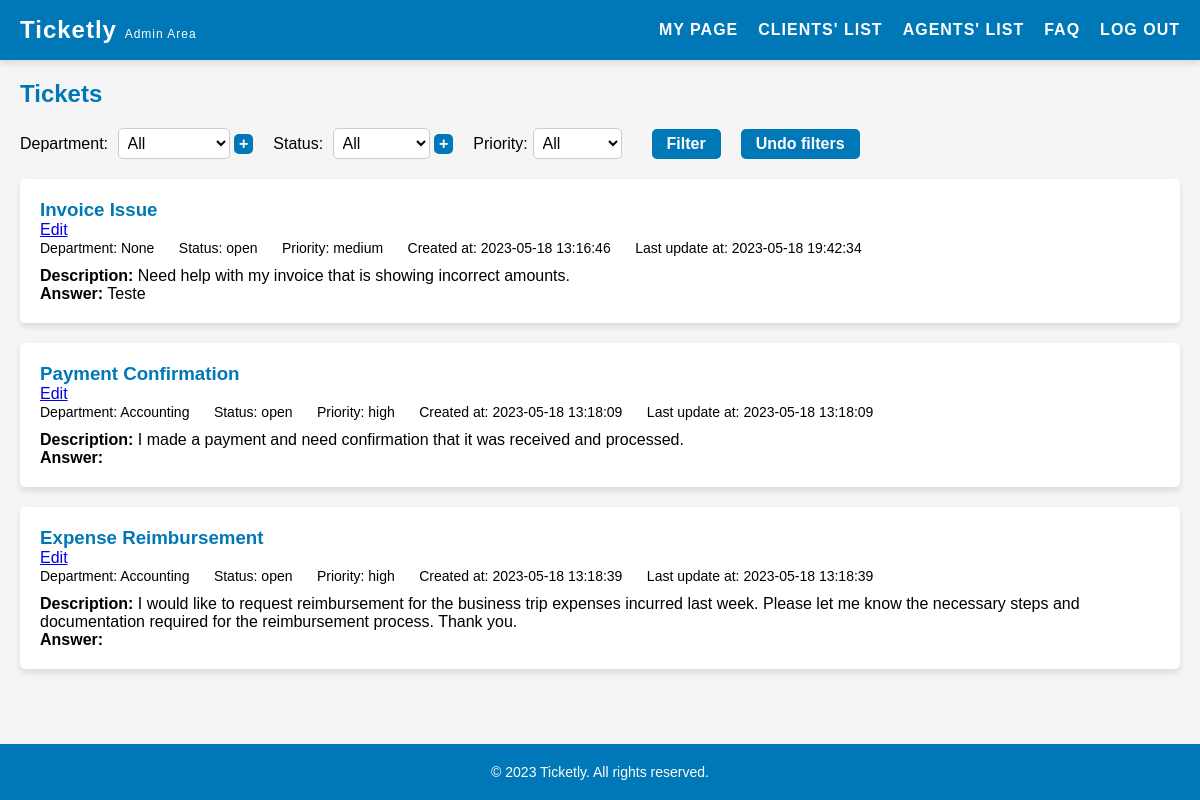
/pages/admin.php (signed in), run on an earlier commit of the app's database.
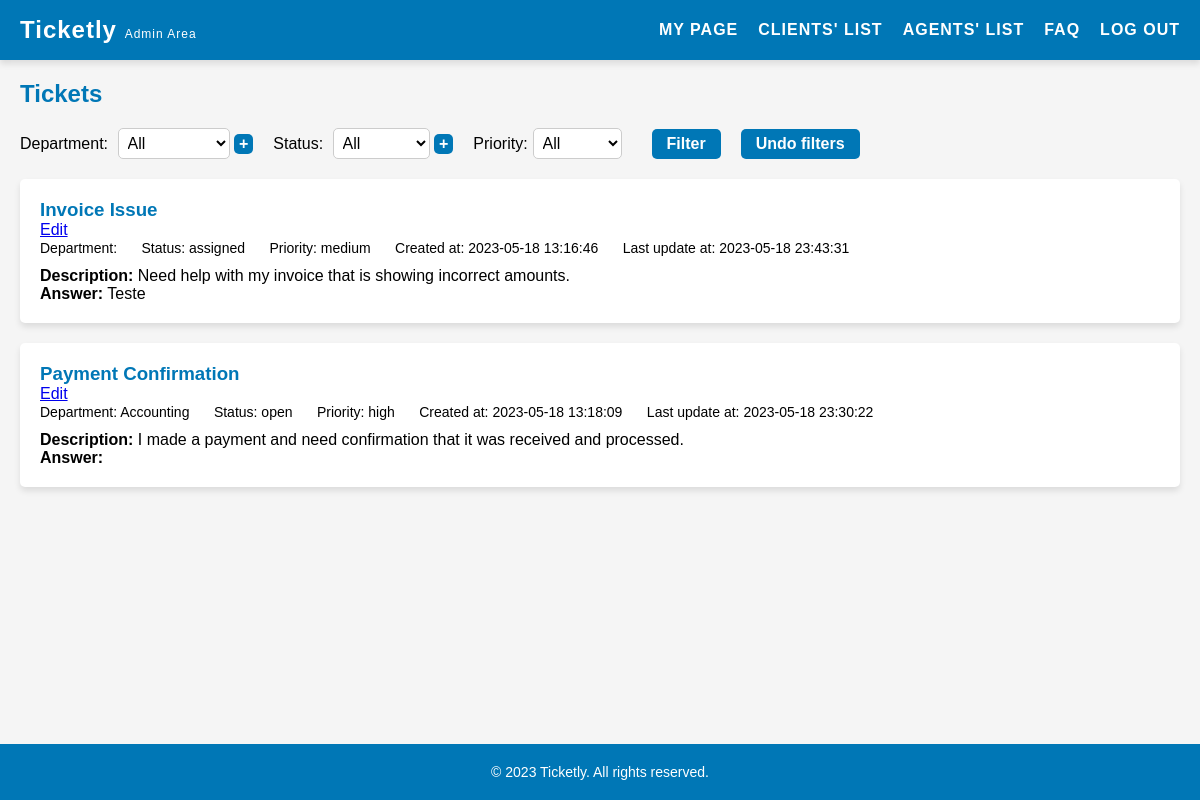
And on a later commit of the database.
### tables this page shows
CREATE TABLE "tickets" (
    id INTEGER PRIMARY KEY AUTOINCREMENT,
    title VARCHAR(255) NOT NULL,
    description TEXT NOT NULL,
    answer TEXT,
    client_id INTEGER NOT NULL,
    agent_id INTEGER,
    priority VARCHAR(10) NOT NULL DEFAULT 'medium' CHECK (priority IN ('low', 'medium', 'high')),
    created_at DATETIME NOT NULL,
    updated_at DATETIME NOT NULL,
    department_id INTEGER,
    status_id INTEGER NOT NULL DEFAULT 1,
    FOREIGN KEY(status_id) REFERENCES status(id),
    FOREIGN KEY(client_id) REFERENCES users(id),
    FOREIGN KEY(agent_id) REFERENCES users(id),
    FOREIGN KEY(department_id) REFERENCES departments(id)
);

CREATE TABLE departments (
    id INTEGER PRIMARY KEY AUTOINCREMENT,
    name VARCHAR(255) NOT NULL UNIQUE
);

CREATE TABLE status (
    id INTEGER PRIMARY KEY AUTOINCREMENT,
    name VARCHAR(255) NOT NULL UNIQUE
);

### pages/admin.php (called while the page is built, shortened)
<?php
    $session = new Session();
    require_once(__DIR__ . '/../templates/admin.tpl.php');
    drawAdmin($session);
?>

### database/departments.class.php (called while the page is built, shortened)
<?php
    function getDepartmentsNameById(PDO $db, int $id): string {
        $stmt = $db->prepare('SELECT name FROM departments WHERE id = :id');
        $stmt->bindValue(':id', $id, PDO::PARAM_INT);
        $stmt->execute();
        $row = $stmt->fetch(PDO::FETCH_ASSOC);
        if ($row) {
            return $row['name'];
        }
        return '';
    }
?>

### database/status.class.php (called while the page is built, shortened)
<?php
    function getStatusNameById(PDO $db, int $id): string {
        $stmt = $db->prepare('SELECT name FROM status WHERE id = :id');
        $stmt->bindValue(':id', $id, PDO::PARAM_INT);
        $stmt->execute();
        $row = $stmt->fetch(PDO::FETCH_ASSOC);
        if ($row) {
            return $row['name'];
        }
        return '';
    }
?>

### templates/admin.tpl.php (the view, shortened to what this page needs)
<?php
function drawAdmin(Session $session)
{
    require_once __DIR__ . '/../database/tickets.class.php';
    require_once __DIR__ . '/../database/connection.db.php';
    require_once __DIR__ . '/../database/departments.class.php';
    require_once __DIR__ . '/../database/status.class.php';
    $db = getDatabaseConnection();
    $stmt = $db->prepare('SELECT * FROM tickets');
    $stmt->execute();
    $tickets = $stmt->fetchAll(PDO::FETCH_ASSOC);
?>
<!DOCTYPE html>
<html>
<head>
<link rel="stylesheet" href="../style/admin.css">
<link rel="stylesheet" href="../style/header.css">
</head>
<body>
<header>
    <h1>Ticketly <span class="smaller">Admin Area</span></h1>
    <nav>
    <ul>
        <li><a href="myPage.php">My Page</a></li>
        <li><a href="listClients.php">Clients' List</a></li>
        <li><a href="listAgents.php">Agents' List</a></li>
        <li><a href="faq.php">FAQ</a></li>
        <li><a href="../actions/action_logout.php">Log out</a></li>
    </ul>
    </nav>
</header>
<main>
    <section id="my-tickets">
    <h2>Tickets</h2>
    <div class="filters">
        <div id="department-filter" class="filter-container">
            <label for="department-filter">Department:</label>
            <select id="department-filter">
                <option value="all">All</option>
            </select>
            <button id="add-department" onclick="showAddDepartment()">+</button>
        </div>
        <div id="status-filter" class="filter-container">
            <label for="status-filter">Status:</label>
            <select id="status-filter">
                <option value="all">All</option>
            </select>
            <button id="add-status" onclick="showAddStatus()">+</button>
        </div>
        <label for="priority-filter">Priority:</label>
        <select id="priority-filter">
            <option value="all">All</option>
        </select>
        <button id="filter">Filter</button>
        <button id="undo-filter">Undo filters</button>
    </div>
    <div class="ticket-container">
        <?php foreach ($tickets as $ticket) { ?>
            <div class="ticket" data-department="<?= $ticket['department_id'] ?>" data-status="<?= $ticket['status_id'] ?>" data-priority="<?= $ticket['priority'] ?>">
                <div class="ticket-top">
                    <h3 class="ticket-subject"><?= $ticket['title'] ?></h3>
                    <a href="editTicket.php?id=<?= $ticket['id'] ?>" class="edit-button">Edit</a>
                </div>
                <div class="ticket-info">
                    <span class="ticket-department">Department: <?= getDepartmentsNameById($db, $ticket['department_id']) ?></span>
                    <span class="ticket-status">Status: <?= getStatusNameById($db, $ticket['status_id']) ?></span>
                    <span class="ticket-priority">Priority: <?= $ticket['priority'] ?></span>
                    <span class="ticket-createdAt">Created at: <?= $ticket['created_at'] ?></span>
                    <span class="ticket-updatedAt">Last update at: <?= $ticket['updated_at'] ?></span>
                </div>
                <div class="ticket-details">
                    <p class="ticket-summary"><strong>Description:</strong> <?= $ticket['description'] ?></p>
                    <p class="ticket-answer"><strong>Answer:</strong> <?= $ticket['answer'] ?></p>
                </div>
            </div>
        <?php } ?>
        </section>
</main>
<?php include '../templates/footer.tpl.php';?>
</body>
</html>
<?php } ?>

### templates/footer.tpl.php
<!DOCTYPE html>
<html>
    <link rel="stylesheet" href="../style/footer.css">
    <footer>
        <p>&copy; 2023 Ticketly. All rights reserved.</p>
    </footer>
<html>

### style/admin.css (style rules this page uses)
main { padding: 20px; }
section { margin-bottom: 40px; }
section h2 { color: #0077b6; margin-bottom: 20px; }
#my-tickets { margin-bottom: 80px; }
.filters { display: flex; align-items: center; justify-content: flex-start; margin-bottom: 20px; }
.filters label { font-size: 16px; margin-right: 5px; }
.filters select { font-size: 16px; padding: 5px; border-radius: 5px; border: 1px solid #ccc; background-color: #fff; }
#priority-filter { margin-right: 20px; }
.filters button { font-size: 16px; padding: 6px 15px; background-color: #0077b6; color: #fff; border-radius: 5px; border: none; margin-left: 10px; cursor: pointer; white-space: nowrap; font-weight: bold; margin-right: 10px; }
#add-department, #add-status { padding: 1px 5px; margin-left: auto; margin-right: 20px; }
.filter-container { position: relative; }
.ticket-container { margin-top: 10px; position: relative; }
.ticket { box-shadow: 0 4px 6px rgba(0, 0, 0, 0.1); padding: 20px; background-color: #fff; margin-bottom: 20px; border-radius: 5px; }
.ticket h3 { margin-top: 0; color: #0077b6; }
.ticket-info { margin-bottom: 10px; }
.ticket-info span { display: inline-block; margin-right: 20px; font-size: 14px; }
.ticket-summary { font-size: 16px; }

### style/header.css (style rules this page uses)
* { box-sizing: border-box; margin: 0; padding: 0; }
body { font-family: Arial, sans-serif; background-color: #f5f5f5; }
header { background-color: #0077b6; color: #fff; display: flex; justify-content: space-between; align-items: center; padding: 20px; height: 60px; box-shadow: 0 4px 6px rgba(0, 0, 0, 0.1); }
header h1 { font-size: 24px; letter-spacing: 1px; }
header nav ul { display: flex; list-style-type: none; }
header nav li:not(:last-child) { margin-right: 20px; }
header nav a { color: #fff; text-decoration: none; font-size: 16px; letter-spacing: 1px; text-transform: uppercase; font-weight: 600; transition: color 0.3s ease; }
.smaller { font-size: 0.5em; font-weight: lighter; }

### style/footer.css (style rules this page uses)
footer { position: fixed; bottom: 0; left: 0; width: 100%; background-color: #0077b6; color: #fff; text-align: center; padding: 20px; font-size: 14px; margin: 0; }
footer p { margin: 0; }

What changed in the data, as far as the page shows it:
removed tickets: title "Expense Reimbursement", department.name "Accounting", status.name "open", priority "high", created_at "2023-05-18 13:18:39", updated_at "2023-05-18 13:18:39", description "I would like to request reimbursement for the business trip expenses incurred last week. Please let me know the necessary steps and documentation required for the reimbursement process. Thank you."
changed tickets "Invoice Issue": status.name "open" → "assigned"; updated_at "2023-05-18 19:42:34" → "2023-05-18 23:43:31"; getDepartmentsNameById($db, $ticket['department_id']) "None" → (not shown)
changed tickets "Payment Confirmation": updated_at "2023-05-18 13:18:09" → "2023-05-18 23:30:22"
